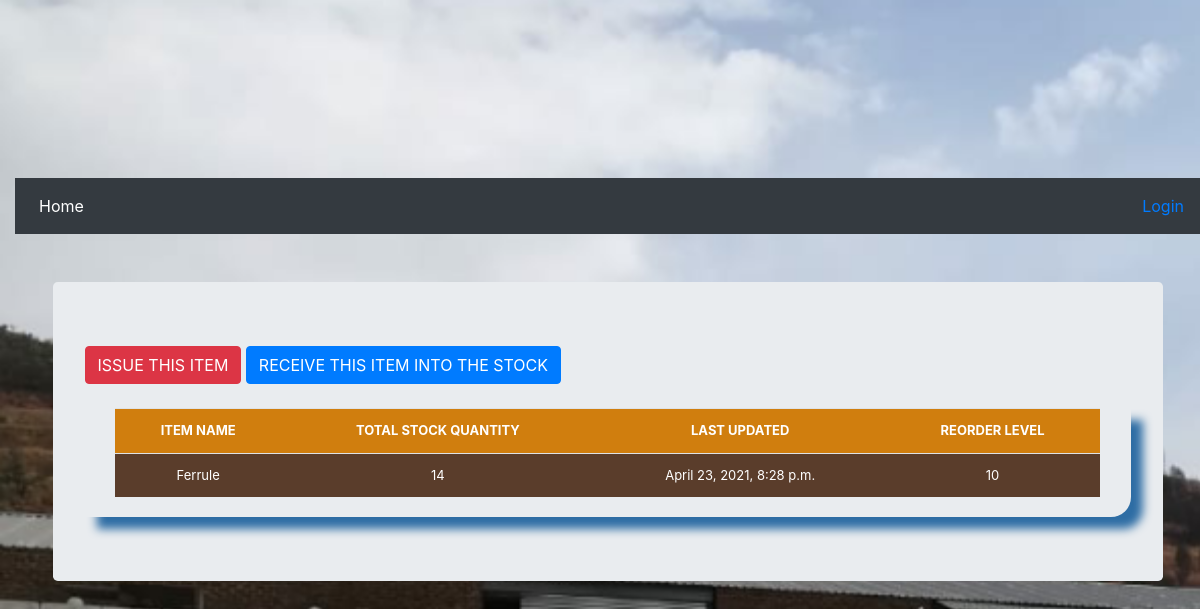
The app's page /list_history/stock_detail/4/ with its own data.
### store/models.py (models this page shows, shortened)
class Stock(models.Model):
    category = models.ForeignKey(
        Category, on_delete=models.CASCADE)
    item_name = models.CharField(
        max_length=100, blank=True, null=True)
    received_new_stock_quantity = models.IntegerField(
        default='0', blank=True, null=True)
    new_stock_received_by = models.CharField(
        max_length=100, blank=True, null=True)
    received_quantity = models.IntegerField(default='0', blank=True, null=True)
    total_stock_quantity = models.IntegerField(
        default='0', blank=True, null=True)
    issued_quantity = models.IntegerField(default='0', blank=True, null=True)
    issued_by = models.CharField(max_length=100, blank=True, null=True)
    issued_to = models.CharField(max_length=100, blank=True, null=True)
    created_by = models.CharField(max_length=100, blank=True, null=True)
    reorder_level = models.IntegerField(default='0', blank=True, null=True)
    date_created = models.DateTimeField(auto_now_add=True, auto_now=False)
    last_updated = models.DateTimeField(auto_now_add=False, auto_now=True)
    date_issued = models.DateTimeField(auto_now_add=False, auto_now=True)
    date_returned = models.DateTimeField(auto_now_add=False, auto_now=True)
    stock_received_date = models.DateTimeField(
        auto_now_add=False, auto_now=True)
    sizes_ferrules = models.CharField(max_length=100, choices=ferrules)
    sizes_lugs = models.CharField(max_length=100, choices=lugs)
    sizes_others = models.CharField(max_length=100, choices=sizes_words)
    returned = models.BooleanField(default=False)
    condition_returned = models.TextField(blank=True)

### store/views.py (the view)
# urls.py: path('stock_detail/<str:pk>/', include('store.urls')),
def stock_detail(request, pk):
    queryset = Stock.objects.get(id=pk)
    context = {
        "queryset": queryset
    }
    return render(request, "stock_detail.html", context)

### templates/stock_detail.html (shortened to what this page needs)
{% extends 'base.html' %}
{% load static  %}
{% load crispy_forms_tags %}
{% block content %}
    <main role="main" class="container">
    <div class = "jumbotron">
    <a href="{% url 'issue_items' queryset.id %}"><div class='btn btn-danger'>ISSUE THIS ITEM</div></a>
     <a href="{% url 'receive_items' queryset.id %}"><div class='btn btn-primary'>RECEIVE THIS ITEM INTO THE STOCK</div></a>
        <br><br>
     <div class="display_table">
          <table class='table'>
              <tr>
                <th>ITEM NAME</th>
                <th>TOTAL STOCK QUANTITY</th>
                <th>LAST UPDATED</th>
                <th>REORDER LEVEL</th>
                </tr>
                <tr>
                  <td>{{queryset.item_name}}</td>
                  <td>{{queryset.total_stock_quantity}}</td>
                  <td>{{queryset.last_updated}}</td>
                  <td>{{queryset.reorder_level}}</td>
                  </tr>
          </table>
        </div>
    </div>
    </main>
  {% endblock %}

### static/css/main.css (style rules this page uses)
.table { font-size: 13px; text-align: center; width: 95%; margin: auto; text-align: center; }
.table tr:nth-child(odd) { background: #B8CAE4 }
.table tr:nth-child(even) { background: #DAA520 }
th { background-color: #FF4500; color: white; }

### templates/base.html (style rules this page uses)
body { margin-left: 15px; margin-top: 10px; padding-top: 4.5rem; min-height: 75rem; background-image: url("static/images/bakkies.png"); background-repeat: no-repeat; background-size: cover; background-clip: border-box; }
.table { font-size: 13px; text-align: center; width: 95%; margin: auto; text-align: center; }
.table tr:nth-child(odd) { background: #ffecb4; }
.table tr:nth-child(even) { background: #5a3d2b; color: white; }
th { background-color: #d07e0e; color: white; }
.display_table { border-bottom-right-radius: 20px; padding-left: 5px; padding-right: 5px; padding-bottom: 20px; box-shadow: 12px 12px 10px #2e6da4; }

### records on screen
Stock: item_name "Ferrule", total_stock_quantity "14", last_updated "April 23, 2021, 8:28 p.m.", reorder_level "10"
